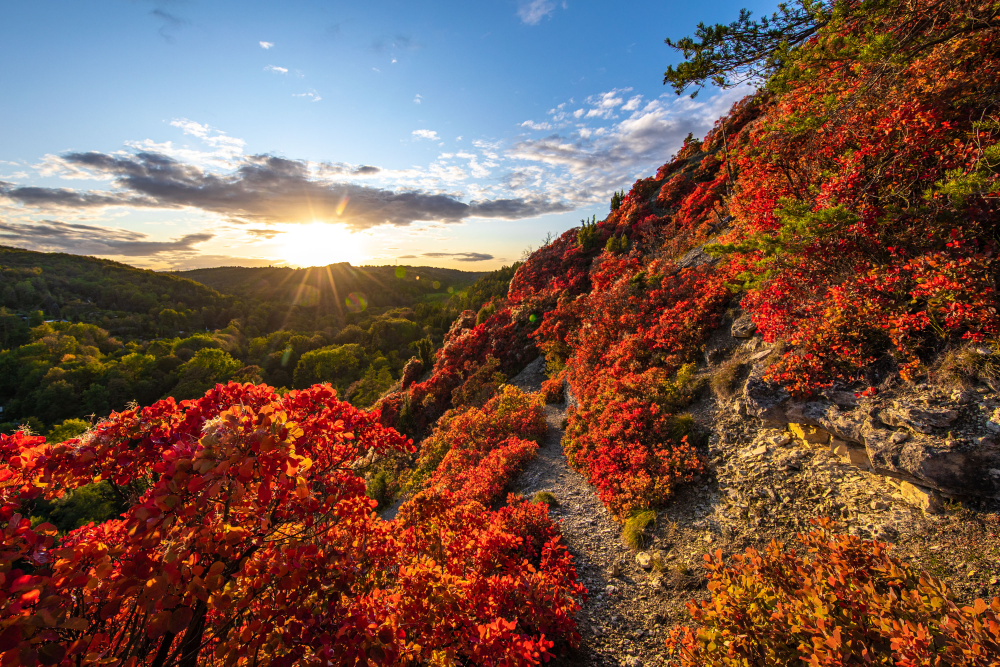
#> input picture module_1/images/test.jpg, 3000 x 2000 px (shown at 1/3 size)
$ python 2_getting_and_setting.py --image images/test.jpg
#> lines starting #> are read from the running program, lines starting #| are printed output that depends on the picture; after the words box and inside, x2 and y2 are one past the last pixel; in counts of white or black regions, pixels touching at a corner belong together
# import necessary packages
import argparse
import cv2

# construct the argument parser and parse arguments
ap = argparse.ArgumentParser()
ap.add_argument("-i", "--image", required=True, help="Path to the image")
args = vars(ap.parse_args())

# load the image, grab its dimensions
image = cv2.imread(args['image'])
#> image is the input picture: shape (2000, 3000, 3); mean B, G, R 73.7, 86, 118
(h, w) = image.shape[:2]
#> h = 2000; w = 3000
cv2.imshow('Original', image)
cv2.waitKey()

# images are numpy arrays
(b, g, r) = image[224, 110]
#> b = 215; g = 173; r = 130
print('Pixel at (0,0) - Red: {r}, Green: {g}, Blue: {b}'.format(r=r, g=g, b=b))
#| Pixel at (0,0) - Red: 130, Green: 173, Blue: 215

# lets change the (0,0) pixel and make it red
image[0, 0] = (0, 0, 255)
(b, g, r) = image[0, 0]
#> b = 0; g = 0; r = 255
print('Pixel at (0,0) - Red: {r}, Green: {g}, Blue: {b}'.format(r=r, g=g, b=b))
#| Pixel at (0,0) - Red: 255, Green: 0, Blue: 0

# compute the center of the image

(cX, cY) = (w // 2, h // 2)
#> cX = 1500; cY = 1000
tl = image[0:cY, 0:cX]
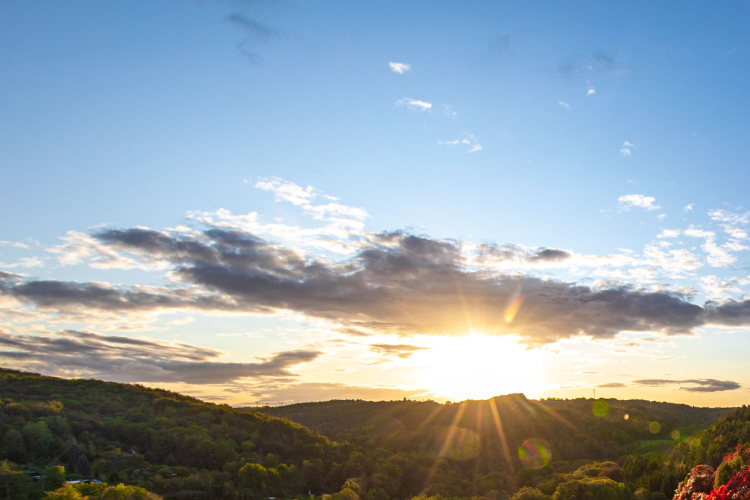
#> tl: shape (1000, 1500, 3) (shown at 1/2 size); mean B, G, R 172.4, 163.2, 149.7
cv2.imshow('Top-left-corner', tl)
cv2.waitKey()

tr = image[0:cY, cX:w]
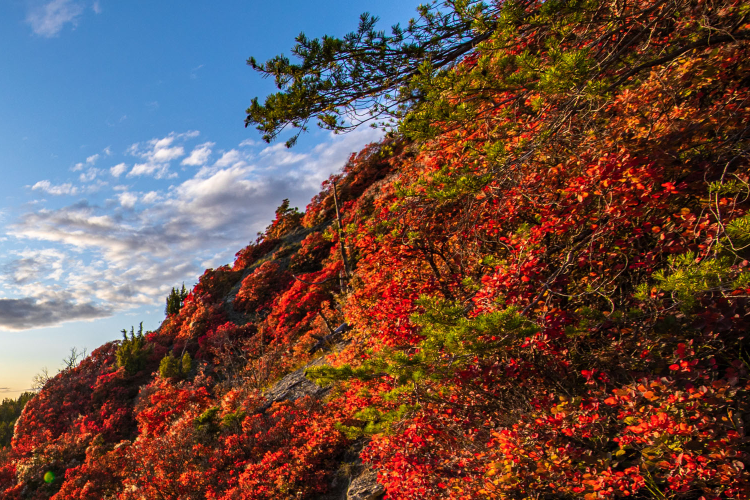
#> tr: shape (1000, 1500, 3) (shown at 1/2 size); mean B, G, R 72.2, 79.3, 106.2
bl = image[cY:h, 0:cX]
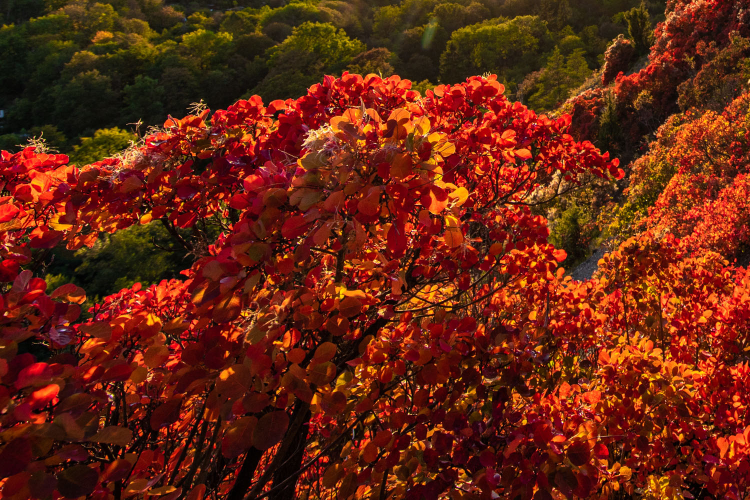
#> bl: shape (1000, 1500, 3) (shown at 1/2 size); mean B, G, R 16.8, 37.3, 102.9
br = image[cY:h, cX:w]
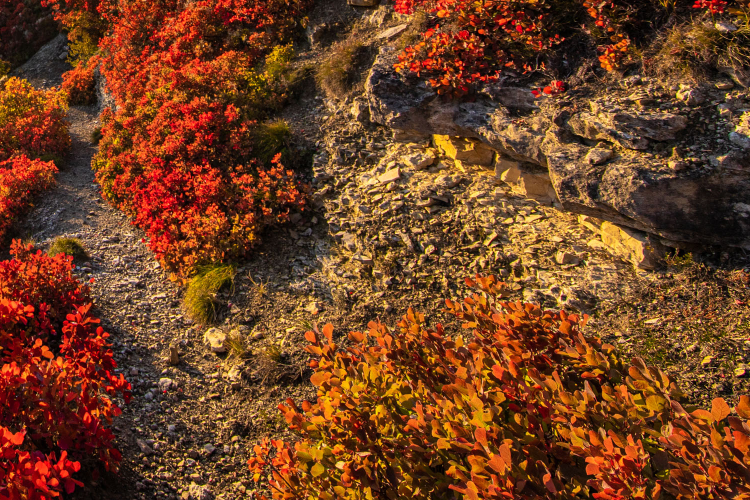
#> br: shape (1000, 1500, 3) (shown at 1/2 size); mean B, G, R 33.5, 64.4, 113.2
cv2.imshow("Top-Right Corner", tr)
cv2.imshow("Bottom-Right Corner", br)
cv2.imshow("Bottom-Left Corner", bl)
cv2.waitKey()

$ run again, on module_1/images/bricks.png
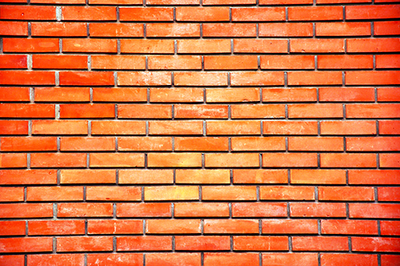
#> input picture module_1/images/bricks.png, 400 x 266 px
#> image is the input picture: shape (266, 400, 3); mean B, G, R 66.4, 117, 216.7
#> `(b, g, r) = image[224, 110]`: b = 79; g = 143; r = 254
#| Pixel at (0,0) - Red: 254, Green: 143, Blue: 79
#> image: shape (266, 400, 3); under 0.01% of pixels changed, all inside (x1, y1, x2, y2) = (0, 0, 1, 1)
#> `(b, g, r) = image[0, 0]`: b = 0; r = 255
#| Pixel at (0,0) - Red: 255, Green: 0, Blue: 0
#> `bl = image[cY:h, 0:cX]`:
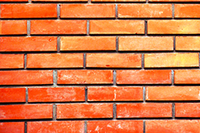
#> bl: shape (133, 200, 3); mean B, G, R 69, 121, 216.9
#> `br = image[cY:h, cX:w]`:
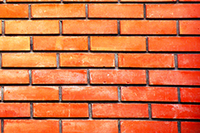
#> br: shape (133, 200, 3); mean B, G, R 67.7, 113.7, 213.5
